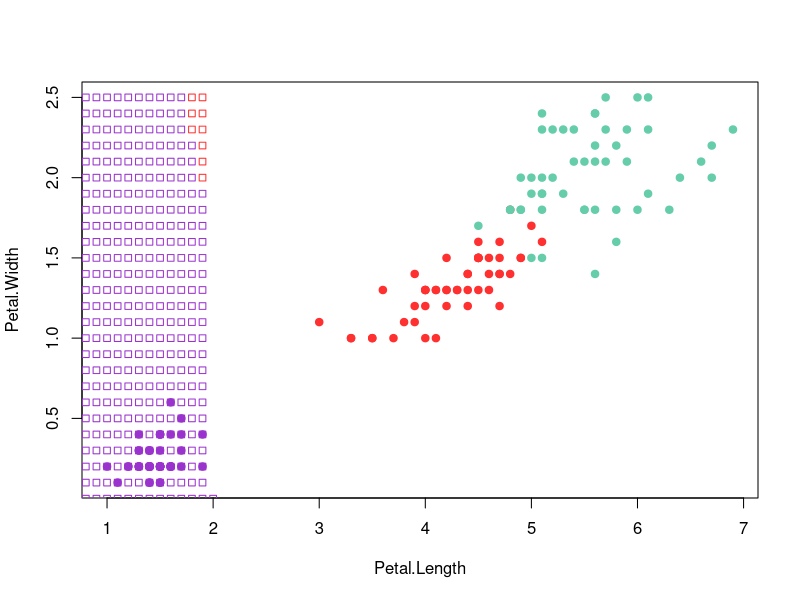

Recreate this plot in R. (Note: a time limit stopped this script after it produced the figure.)

colors <- c("setosa" = "darkorchid3", "versicolor" = "firebrick1", "virginica"= "aquamarine3")
plot(iris[, 3:4], pch = 21, bg = colors[iris$Species], col = colors[iris$Species])

#distance

EucDist <- function(u, v){
  sqrt(sum((u - v)^2))
}

#1NN
oneNN <- function(xx,z){
rows0 <- dim(xx)[1]
col0  <- dim(xx)[2] - 1
#print(rows0)
#print(col0)
distances <- matrix(NA, rows0, col0)
for(i in rows0:1){
  distances[i,] <- c(i, EucDist(xx[i,1:col0], z))
}
#print(distances)
return(xx[order(distances[,2])[1], col0 + 1]);
}
#oneNN(iris[, 3:5], c(1, 1))

#draw 1nn function + map
ClassMapONN <- function(){
  for(i in seq(0,7,0.1)){
    for(j in seq(0,2.5,0.1)){
      points(i , j , pch = 22, col = colors[oneNN(iris[,3:5], c(i,j))])
    }
  }
}
ClassMapONN()
